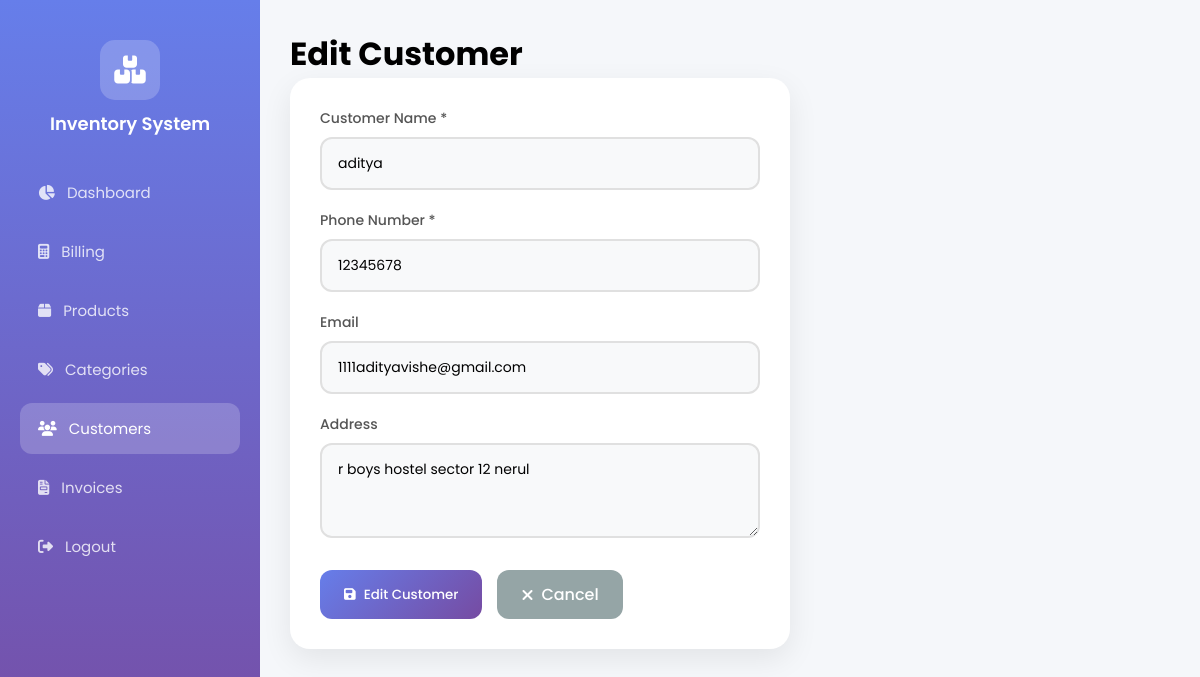
The app's page /customers/edit/2/ (signed in) with its own data.
### customers/models.py (models this page shows, shortened)
class Customer(models.Model):
    name = models.CharField(max_length=100)
    phone_number = models.CharField(max_length=15, unique=True)
    email = models.EmailField(max_length=100, blank=True, null=True)
    address = models.CharField(max_length=200, blank=True, null=True)
    is_active = models.BooleanField(default=True)
    date_added = models.DateTimeField(auto_now_add=True)

### customers/views.py (the view, shortened to what this page needs)
# urls.py: path('edit/<int:pk>/', views.customer_edit, name='customer_edit'),
@login_required
def customer_edit(request, pk):
    customer = get_object_or_404(Customer, pk=pk)
    return render(request, 'customers/customer_form.html', {'customer': customer, 'action': 'Edit'})

### customers/templates/customers/customer_form.html (shortened to what this page needs)
<!DOCTYPE html>
<html lang="en">
<head>
    <link rel="stylesheet" href="https://cdnjs.cloudflare.com/ajax/libs/font-awesome/6.4.0/css/all.min.css">
</head>
<body>
    <div class="sidebar">
        <div class="sidebar-logo">
            <div class="icon"><i class="fas fa-boxes-stacked"></i></div>
            <h2>Inventory System</h2>
        </div>
        <ul class="nav-menu">
            <li><a href="{% url 'dashboard' %}"><i class="fas fa-chart-pie"></i> Dashboard</a></li>
            <li><a href="/billing/"><i class="fas fa-calculator"></i> Billing</a></li>
            <li><a href="{% url 'product_list' %}"><i class="fas fa-box"></i> Products</a></li>
            <li><a href="{% url 'category_list' %}"><i class="fas fa-tags"></i> Categories</a></li>
            <li><a href="{% url 'customer_list' %}" class="active"><i class="fas fa-users"></i> Customers</a></li>
            <li><a href="{% url 'invoice_list' %}"><i class="fas fa-file-invoice"></i> Invoices</a></li>
            <li><a href="{% url 'logout' %}"><i class="fas fa-sign-out-alt"></i> Logout</a></li>
        </ul>
    </div>
    <div class="main-content">
        <h1>{{ action }} Customer</h1>
        <div class="card">
            <form method="POST">
                <div class="form-group">
                    <label>Customer Name *</label>
                    <input type="text" name="name" value="{{ customer.name|default:'' }}" required>
                </div>
                <div class="form-group">
                    <label>Phone Number *</label>
                    <input type="text" name="phone_number" value="{{ customer.phone_number|default:'' }}" required>
                </div>
                <div class="form-group">
                    <label>Email</label>
                    <input type="email" name="email" value="{{ customer.email|default:'' }}">
                </div>
                <div class="form-group">
                    <label>Address</label>
                    <textarea name="address" rows="3">{{ customer.address|default:'' }}</textarea>
                </div>
                <div class="form-actions">
                    <button type="submit" class="btn btn-primary"><i class="fas fa-save"></i> {{ action }} Customer</button>
                    <a href="{% url 'customer_list' %}" class="btn btn-secondary"><i class="fas fa-times"></i> Cancel</a>
                </div>
            </form>
        </div>
    </div>
</body>
</html>

### customers/templates/customers/customer_form.html (style rules this page uses)
* { margin: 0; padding: 0; box-sizing: border-box; font-family: 'Poppins', sans-serif; }
:root { --primary: #667eea; --secondary: #764ba2; --dark: #2c3e50; }
body { background: #f5f7fa; min-height: 100vh; }
.sidebar { position: fixed; left: 0; top: 0; width: 260px; height: 100%; background: linear-gradient(180deg, var(--primary) 0%, var(--secondary) 100%); padding: 20px; z-index: 100; }
.sidebar-logo { text-align: center; padding: 20px 0 30px; }
.sidebar-logo .icon { width: 60px; height: 60px; background: rgba(255,255,255,0.2); border-radius: 15px; display: inline-flex; align-items: center; justify-content: center; margin-bottom: 10px; }
.sidebar-logo .icon i { font-size: 28px; color: white; }
.sidebar-logo h2 { color: white; font-size: 18px; font-weight: 600; }
.nav-menu { list-style: none; }
.nav-menu li { margin-bottom: 8px; }
.nav-menu a { display: flex; align-items: center; gap: 12px; padding: 14px 18px; color: rgba(255,255,255,0.8); text-decoration: none; border-radius: 12px; transition: all 0.3s; font-size: 15px; }
.nav-menu a:hover, .nav-menu a.active { background: rgba(255,255,255,0.2); color: white; }
.main-content { margin-left: 260px; padding: 30px; }
.btn { padding: 12px 24px; border-radius: 12px; border: none; cursor: pointer; font-weight: 500; transition: all 0.3s; text-decoration: none; display: inline-flex; align-items: center; gap: 8px; }
.btn-primary { background: linear-gradient(135deg, var(--primary), var(--secondary)); color: white; }
.btn-secondary { background: #95a5a6; color: white; }
.card { background: white; border-radius: 20px; padding: 30px; box-shadow: 0 10px 30px rgba(0,0,0,0.08); max-width: 500px; }
.form-group { margin-bottom: 20px; }
.form-group label { display: block; color: #555; font-size: 14px; font-weight: 500; margin-bottom: 8px; }
.form-group input, .form-group textarea { width: 100%; padding: 14px 16px; border: 2px solid #e0e0e0; border-radius: 12px; font-size: 14px; transition: all 0.3s; background: #f8f9fa; }
.form-actions { display: flex; gap: 15px; margin-top: 25px; }

### records on screen
Customer: name "aditya", phone_number "12345678", email "1111adityavishe@gmail.com", address "r boys hostel sector 12 nerul"

### other values on screen
{{ action }} "Edit"
